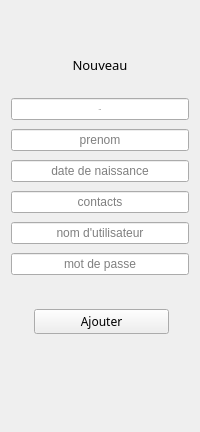
          <widget class="QWidget" name="stkdW_2p1">
           <layout class="QVBoxLayout" name="verticalLayout_6" stretch="3,0,1,0,0,0,0,0,0,1,0,0">
            <property name="spacing">
             <number>9</number>
            </property>
            <property name="topMargin">
             <number>11</number>
            </property>
            <property name="rightMargin">
             <number>11</number>
            </property>
            <item>
             <spacer name="verticalSpacer_6">
              <property name="orientation">
               <enum>Qt::Vertical</enum>
              </property>
              <property name="sizeHint" stdset="0">
               <size>
                <width>20</width>
                <height>47</height>
               </size>
              </property>
             </spacer>
            </item>
            <item>
             <widget class="QLabel" name="label_3">
              <property name="font">
               <font>
                <family>Montserrat SemiBold</family>
                <pointsize>10</pointsize>
                <weight>50</weight>
                <bold>false</bold>
               </font>
              </property>
              <property name="text">
               <string>Nouveau</string>
              </property>
              <property name="alignment">
               <set>Qt::AlignCenter</set>
              </property>
             </widget>
            </item>
            <item>
             <spacer name="verticalSpacer_7">
              <property name="orientation">
               <enum>Qt::Vertical</enum>
              </property>
              <property name="sizeHint" stdset="0">
               <size>
                <width>20</width>
                <height>14</height>
               </size>
              </property>
             </spacer>
            </item>
            <item>
             <widget class="QLineEdit" name="lineEdit">
              <property name="font">
               <font>
                <family>Montserrat Medium</family>
                <pointsize>-1</pointsize>
                <weight>75</weight>
                <italic>false</italic>
                <bold>true</bold>
               </font>
              </property>
              <property name="alignment">
               <set>Qt::AlignCenter</set>
              </property>
              <property name="placeholderText">
               <string>nom</string>
              </property>
             </widget>
            </item>
            <item>
             <widget class="QLineEdit" name="lineEdit_2">
              <property name="alignment">
               <set>Qt::AlignCenter</set>
              </property>
              <property name="placeholderText">
               <string>prenom</string>
              </property>
             </widget>
            </item>
            <item>
             <widget class="QLineEdit" name="lineEdit_3">
              <property name="alignment">
               <set>Qt::AlignCenter</set>
              </property>
              <property name="placeholderText">
               <string>date de naissance</string>
              </property>
             </widget>
            </item>
            <item>
             <widget class="QLineEdit" name="lineEdit_4">
              <property name="alignment">
               <set>Qt::AlignCenter</set>
              </property>
              <property name="placeholderText">
               <string>contacts</string>
              </property>
             </widget>
            </item>
            <item>
             <widget class="QLineEdit" name="lineEdit_5">
              <property name="alignment">
               <set>Qt::AlignCenter</set>
              </property>
              <property name="placeholderText">
               <string>nom d'utilisateur</string>
              </property>
             </widget>
            </item>
            <item>
             <widget class="QLineEdit" name="lineEdit_6">
              <property name="alignment">
               <set>Qt::AlignCenter</set>
              </property>
              <property name="placeholderText">
               <string>mot de passe</string>
              </property>
             </widget>
            </item>
            <item>
             <spacer name="verticalSpacer_8">
              <property name="orientation">
               <enum>Qt::Vertical</enum>
              </property>
              <property name="sizeHint" stdset="0">
               <size>
                <width>20</width>
                <height>14</height>
               </size>
              </property>
             </spacer>
            </item>
            <item>
             <widget class="QWidget" name="widget_5" native="true">
              <property name="font">
               <font>
                <pointsize>10</pointsize>
               </font>
              </property>
              <layout class="QVBoxLayout" name="verticalLayout_7">
               <property name="spacing">
                <number>11</number>
               </property>
               <property name="leftMargin">
                <number>23</number>
               </property>
               <property name="topMargin">
                <number>10</number>
               </property>
               <property name="rightMargin">
                <number>20</number>
               </property>
               <property name="bottomMargin">
                <number>10</number>
               </property>
               <item>
                <widget class="QPushButton" name="pushButton_7">
                 <property name="font">
                  <font>
                   <family>Montserrat Medium</family>
                   <pointsize>9</pointsize>
                   <weight>50</weight>
                   <bold>false</bold>
                  </font>
                 </property>
                 <property name="styleSheet">
                  <string notr="true"/>
                 </property>
                 <property name="text">
                  <string>Ajouter</string>
                 </property>
                 <property name="icon">
                  <iconset resource="icon.qrc">
                   <normaloff>:/icons/add (1).png</normaloff>:/icons/add (1).png</iconset>
                 </property>
                </widget>
               </item>
              </layout>
             </widget>
            </item>
            <item>
             <spacer name="verticalSpacer_9">
              <property name="orientation">
               <enum>Qt::Vertical</enum>
              </property>
              <property name="sizeHint" stdset="0">
               <size>
                <width>20</width>
                <height>77</height>
               </size>
              </property>
             </spacer>
            </item>
           </layout>
          </widget>
